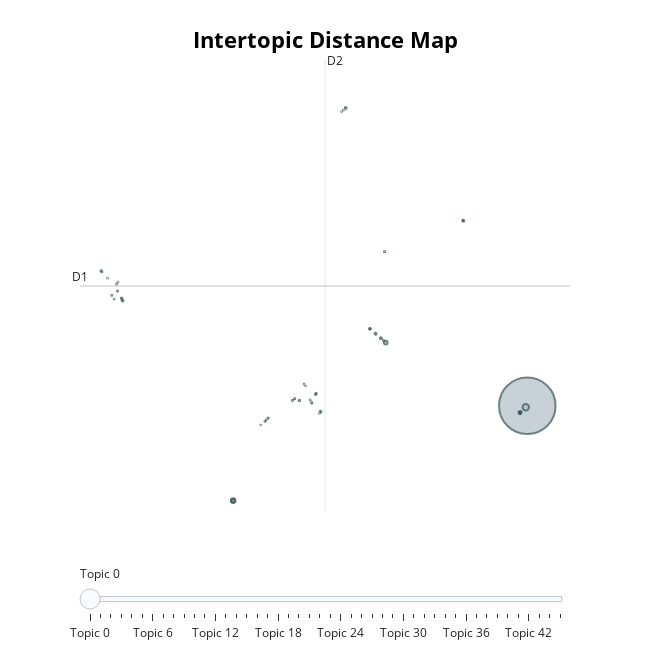

Write notebook code for a chart like this one.
### Code cell
model.visualize_topics()

### Figure 1 — Plotly figure (JSON) as saved in the notebook; plotly's stock layout.template omitted (floating-point values rounded to 4 significant figures; data arrays with more than 128 entries replaced by an {"elided": "..."} marker saying what was removed)
{"data": [{"customdata": {"elided": "46x3 mixed values"}, "hovertemplate": "<b>Topic %{customdata[0]}</b><br>Words: %{customdata[1]}<br>Size: %{customdata[2]}", "legendgroup": "", "marker": {"color": "#B0BEC5", "line": {"color": "DarkSlateGrey", "width": 2}, "size": [90278, 1148, 601, 382, 307, 248, 141, 115, 101, 101, 91, 85, 73, 69, 68, 63, 50, 42, 42, 39, 37, 37, 36, 31, 31, 27, 27, 27, 26, 26, 26, 22, 22, 21, 20, 18, 17, 17, 15, 15, 14, 13, 12, 11, 11, 10], "sizemode": "area", "sizeref": 56.42, "symbol": "circle"}, "mode": "markers", "name": "", "orientation": "v", "showlegend": false, "type": "scatter", "x": [17.3, 17.21, -0.5717, 8.702, -0.5855, 16.86, 16.88, 8.405, -7.296, 8.084, 6.269, 13.41, -7.354, -8.593, 7.741, 3.452, 4.44, 3.167, 1.549, 3.033, 8.566, 7.735, -7.605, 4.77, -7.95, 1.361, 13.41, 4.208, 4.47, -7.807, 1.429, -7.657, 4.104, 3.735, 6.121, 4.71, 8.635, 4.672, 3.83, -8.207, -8.546, 1.1, 8.63, -7.57, 6.014, 4.182], "xaxis": "x", "y": [1.393, 1.302, -4.766, 5.502, -4.79, 0.9439, 0.9729, 5.789, 8.235, 6.078, 20.75, 13.42, 8.387, 10.15, 6.393, 1.74, 2.145, 1.857, 0.5963, 1.751, 5.634, 6.398, 8.849, 1.011, 8.572, 0.3782, 13.42, 1.564, 2.194, 8.326, 0.4621, 9.311, 1.775, 2.801, 20.61, 1.051, 11.41, 0.8951, 2.679, 9.69, 10.1, 0.1384, 11.41, 9.427, 20.5, 1.631], "yaxis": "y"}], "layout": {"annotations": [{"showarrow": false, "text": "D1", "x": -9.883, "y": 9.179, "yshift": 10}, {"showarrow": false, "text": "D2", "x": 5.009, "xshift": 10, "y": 23.87}], "height": 650, "hoverlabel": {"bgcolor": "white", "font": {"family": "Rockwell", "size": 16}}, "legend": {"itemsizing": "constant", "tracegroupgap": 0}, "margin": {"t": 60}, "shapes": [{"line": {"color": "#CFD8DC", "width": 2}, "type": "line", "x0": 5.009, "x1": 5.009, "y0": -5.509, "y1": 23.87}, {"line": {"color": "#9E9E9E", "width": 2}, "type": "line", "x0": -9.883, "x1": 19.9, "y0": 9.179, "y1": 9.179}], "sliders": [{"active": 0, "pad": {"t": 50}, "steps": [{"args": [{"marker.color": [["red", "#B0BEC5", "#B0BEC5", "#B0BEC5", "#B0BEC5", "#B0BEC5", "#B0BEC5", "#B0BEC5", "#B0BEC5", "#B0BEC5", "#B0BEC5", "#B0BEC5", "#B0BEC5", "#B0BEC5", "#B0BEC5", "#B0BEC5", "#B0BEC5", "#B0BEC5", "#B0BEC5", "#B0BEC5", "#B0BEC5", "#B0BEC5", "#B0BEC5", "#B0BEC5", "#B0BEC5", "#B0BEC5", "#B0BEC5", "#B0BEC5", "#B0BEC5", "#B0BEC5", "#B0BEC5", "#B0BEC5", "#B0BEC5", "#B0BEC5", "#B0BEC5", "#B0BEC5", "#B0BEC5", "#B0BEC5", "#B0BEC5", "#B0BEC5", "#B0BEC5", "#B0BEC5", "#B0BEC5", "#B0BEC5", "#B0BEC5", "#B0BEC5"]]}], "label": "Topic 0", "method": "update"}, {"args": [{"marker.color": [["#B0BEC5", "red", "#B0BEC5", "#B0BEC5", "#B0BEC5", "#B0BEC5", "#B0BEC5", "#B0BEC5", "#B0BEC5", "#B0BEC5", "#B0BEC5", "#B0BEC5", "#B0BEC5", "#B0BEC5", "#B0BEC5", "#B0BEC5", "#B0BEC5", "#B0BEC5", "#B0BEC5", "#B0BEC5", "#B0BEC5", "#B0BEC5", "#B0BEC5", "#B0BEC5", "#B0BEC5", "#B0BEC5", "#B0BEC5", "#B0BEC5", "#B0BEC5", "#B0BEC5", "#B0BEC5", "#B0BEC5", "#B0BEC5", "#B0BEC5", "#B0BEC5", "#B0BEC5", "#B0BEC5", "#B0BEC5", "#B0BEC5", "#B0BEC5", "#B0BEC5", "#B0BEC5", "#B0BEC5", "#B0BEC5", "#B0BEC5", "#B0BEC5"]]}], "label": "Topic 1", "method": "update"}, {"args": [{"marker.color": [["#B0BEC5", "#B0BEC5", "red", "#B0BEC5", "#B0BEC5", "#B0BEC5", "#B0BEC5", "#B0BEC5", "#B0BEC5", "#B0BEC5", "#B0BEC5", "#B0BEC5", "#B0BEC5", "#B0BEC5", "#B0BEC5", "#B0BEC5", "#B0BEC5", "#B0BEC5", "#B0BEC5", "#B0BEC5", "#B0BEC5", "#B0BEC5", "#B0BEC5", "#B0BEC5", "#B0BEC5", "#B0BEC5", "#B0BEC5", "#B0BEC5", "#B0BEC5", "#B0BEC5", "#B0BEC5", "#B0BEC5", "#B0BEC5", "#B0BEC5", "#B0BEC5", "#B0BEC5", "#B0BEC5", "#B0BEC5", "#B0BEC5", "#B0BEC5", "#B0BEC5", "#B0BEC5", "#B0BEC5", "#B0BEC5", "#B0BEC5", "#B0BEC5"]]}], "label": "Topic 2", "method": "update"}, {"args": [{"marker.color": [["#B0BEC5", "#B0BEC5", "#B0BEC5", "red", "#B0BEC5", "#B0BEC5", "#B0BEC5", "#B0BEC5", "#B0BEC5", "#B0BEC5", "#B0BEC5", "#B0BEC5", "#B0BEC5", "#B0BEC5", "#B0BEC5", "#B0BEC5", "#B0BEC5", "#B0BEC5", "#B0BEC5", "#B0BEC5", "#B0BEC5", "#B0BEC5", "#B0BEC5", "#B0BEC5", "#B0BEC5", "#B0BEC5", "#B0BEC5", "#B0BEC5", "#B0BEC5", "#B0BEC5", "#B0BEC5", "#B0BEC5", "#B0BEC5", "#B0BEC5", "#B0BEC5", "#B0BEC5", "#B0BEC5", "#B0BEC5", "#B0BEC5", "#B0BEC5", "#B0BEC5", "#B0BEC5", "#B0BEC5", "#B0BEC5", "#B0BEC5", "#B0BEC5"]]}], "label": "Topic 3", "method": "update"}, {"args": [{"marker.color": [["#B0BEC5", "#B0BEC5", "#B0BEC5", "#B0BEC5", "red", "#B0BEC5", "#B0BEC5", "#B0BEC5", "#B0BEC5", "#B0BEC5", "#B0BEC5", "#B0BEC5", "#B0BEC5", "#B0BEC5", "#B0BEC5", "#B0BEC5", "#B0BEC5", "#B0BEC5", "#B0BEC5", "#B0BEC5", "#B0BEC5", "#B0BEC5", "#B0BEC5", "#B0BEC5", "#B0BEC5", "#B0BEC5", "#B0BEC5", "#B0BEC5", "#B0BEC5", "#B0BEC5", "#B0BEC5", "#B0BEC5", "#B0BEC5", "#B0BEC5", "#B0BEC5", "#B0BEC5", "#B0BEC5", "#B0BEC5", "#B0BEC5", "#B0BEC5", "#B0BEC5", "#B0BEC5", "#B0BEC5", "#B0BEC5", "#B0BEC5", "#B0BEC5"]]}], "label": "Topic 4", "method": "update"}, {"args": [{"marker.color": [["#B0BEC5", "#B0BEC5", "#B0BEC5", "#B0BEC5", "#B0BEC5", "red", "#B0BEC5", "#B0BEC5", "#B0BEC5", "#B0BEC5", "#B0BEC5", "#B0BEC5", "#B0BEC5", "#B0BEC5", "#B0BEC5", "#B0BEC5", "#B0BEC5", "#B0BEC5", "#B0BEC5", "#B0BEC5", "#B0BEC5", "#B0BEC5", "#B0BEC5", "#B0BEC5", "#B0BEC5", "#B0BEC5", "#B0BEC5", "#B0BEC5", "#B0BEC5", "#B0BEC5", "#B0BEC5", "#B0BEC5", "#B0BEC5", "#B0BEC5", "#B0BEC5", "#B0BEC5", "#B0BEC5", "#B0BEC5", "#B0BEC5", "#B0BEC5", "#B0BEC5", "#B0BEC5", "#B0BEC5", "#B0BEC5", "#B0BEC5", "#B0BEC5"]]}], "label": "Topic 5", "method": "update"}, {"args": [{"marker.color": [["#B0BEC5", "#B0BEC5", "#B0BEC5", "#B0BEC5", "#B0BEC5", "#B0BEC5", "red", "#B0BEC5", "#B0BEC5", "#B0BEC5", "#B0BEC5", "#B0BEC5", "#B0BEC5", "#B0BEC5", "#B0BEC5", "#B0BEC5", "#B0BEC5", "#B0BEC5", "#B0BEC5", "#B0BEC5", "#B0BEC5", "#B0BEC5", "#B0BEC5", "#B0BEC5", "#B0BEC5", "#B0BEC5", "#B0BEC5", "#B0BEC5", "#B0BEC5", "#B0BEC5", "#B0BEC5", "#B0BEC5", "#B0BEC5", "#B0BEC5", "#B0BEC5", "#B0BEC5", "#B0BEC5", "#B0BEC5", "#B0BEC5", "#B0BEC5", "#B0BEC5", "#B0BEC5", "#B0BEC5", "#B0BEC5", "#B0BEC5", "#B0BEC5"]]}], "label": "Topic 6", "method": "update"}, {"args": [{"marker.color": [["#B0BEC5", "#B0BEC5", "#B0BEC5", "#B0BEC5", "#B0BEC5", "#B0BEC5", "#B0BEC5", "red", "#B0BEC5", "#B0BEC5", "#B0BEC5", "#B0BEC5", "#B0BEC5", "#B0BEC5", "#B0BEC5", "#B0BEC5", "#B0BEC5", "#B0BEC5", "#B0BEC5", "#B0BEC5", "#B0BEC5", "#B0BEC5", "#B0BEC5", "#B0BEC5", "#B0BEC5", "#B0BEC5", "#B0BEC5", "#B0BEC5", "#B0BEC5", "#B0BEC5", "#B0BEC5", "#B0BEC5", "#B0BEC5", "#B0BEC5", "#B0BEC5", "#B0BEC5", "#B0BEC5", "#B0BEC5", "#B0BEC5", "#B0BEC5", "#B0BEC5", "#B0BEC5", "#B0BEC5", "#B0BEC5", "#B0BEC5", "#B0BEC5"]]}], "label": "Topic 7", "method": "update"}, {"args": [{"marker.color": [["#B0BEC5", "#B0BEC5", "#B0BEC5", "#B0BEC5", "#B0BEC5", "#B0BEC5", "#B0BEC5", "#B0BEC5", "red", "#B0BEC5", "#B0BEC5", "#B0BEC5", "#B0BEC5", "#B0BEC5", "#B0BEC5", "#B0BEC5", "#B0BEC5", "#B0BEC5", "#B0BEC5", "#B0BEC5", "#B0BEC5", "#B0BEC5", "#B0BEC5", "#B0BEC5", "#B0BEC5", "#B0BEC5", "#B0BEC5", "#B0BEC5", "#B0BEC5", "#B0BEC5", "#B0BEC5", "#B0BEC5", "#B0BEC5", "#B0BEC5", "#B0BEC5", "#B0BEC5", "#B0BEC5", "#B0BEC5", "#B0BEC5", "#B0BEC5", "#B0BEC5", "#B0BEC5", "#B0BEC5", "#B0BEC5", "#B0BEC5", "#B0BEC5"]]}], "label": "Topic 8", "method": "update"}, {"args": [{"marker.color": [["#B0BEC5", "#B0BEC5", "#B0BEC5", "#B0BEC5", "#B0BEC5", "#B0BEC5", "#B0BEC5", "#B0BEC5", "#B0BEC5", "red", "#B0BEC5", "#B0BEC5", "#B0BEC5", "#B0BEC5", "#B0BEC5", "#B0BEC5", "#B0BEC5", "#B0BEC5", "#B0BEC5", "#B0BEC5", "#B0BEC5", "#B0BEC5", "#B0BEC5", "#B0BEC5", "#B0BEC5", "#B0BEC5", "#B0BEC5", "#B0BEC5", "#B0BEC5", "#B0BEC5", "#B0BEC5", "#B0BEC5", "#B0BEC5", "#B0BEC5", "#B0BEC5", "#B0BEC5", "#B0BEC5", "#B0BEC5", "#B0BEC5", "#B0BEC5", "#B0BEC5", "#B0BEC5", "#B0BEC5", "#B0BEC5", "#B0BEC5", "#B0BEC5"]]}], "label": "Topic 9", "method": "update"}, {"args": [{"marker.color": [["#B0BEC5", "#B0BEC5", "#B0BEC5", "#B0BEC5", "#B0BEC5", "#B0BEC5", "#B0BEC5", "#B0BEC5", "#B0BEC5", "#B0BEC5", "red", "#B0BEC5", "#B0BEC5", "#B0BEC5", "#B0BEC5", "#B0BEC5", "#B0BEC5", "#B0BEC5", "#B0BEC5", "#B0BEC5", "#B0BEC5", "#B0BEC5", "#B0BEC5", "#B0BEC5", "#B0BEC5", "#B0BEC5", "#B0BEC5", "#B0BEC5", "#B0BEC5", "#B0BEC5", "#B0BEC5", "#B0BEC5", "#B0BEC5", "#B0BEC5", "#B0BEC5", "#B0BEC5", "#B0BEC5", "#B0BEC5", "#B0BEC5", "#B0BEC5", "#B0BEC5", "#B0BEC5", "#B0BEC5", "#B0BEC5", "#B0BEC5", "#B0BEC5"]]}], "label": "Topic 10", "method": "update"}, {"args": [{"marker.color": [["#B0BEC5", "#B0BEC5", "#B0BEC5", "#B0BEC5", "#B0BEC5", "#B0BEC5", "#B0BEC5", "#B0BEC5", "#B0BEC5", "#B0BEC5", "#B0BEC5", "red", "#B0BEC5", "#B0BEC5", "#B0BEC5", "#B0BEC5", "#B0BEC5", "#B0BEC5", "#B0BEC5", "#B0BEC5", "#B0BEC5", "#B0BEC5", "#B0BEC5", "#B0BEC5", "#B0BEC5", "#B0BEC5", "#B0BEC5", "#B0BEC5", "#B0BEC5", "#B0BEC5", "#B0BEC5", "#B0BEC5", "#B0BEC5", "#B0BEC5", "#B0BEC5", "#B0BEC5", "#B0BEC5", "#B0BEC5", "#B0BEC5", "#B0BEC5", "#B0BEC5", "#B0BEC5", "#B0BEC5", "#B0BEC5", "#B0BEC5", "#B0BEC5"]]}], "label": "Topic 11", "method": "update"}, {"args": [{"marker.color": [["#B0BEC5", "#B0BEC5", "#B0BEC5", "#B0BEC5", "#B0BEC5", "#B0BEC5", "#B0BEC5", "#B0BEC5", "#B0BEC5", "#B0BEC5", "#B0BEC5", "#B0BEC5", "red", "#B0BEC5", "#B0BEC5", "#B0BEC5", "#B0BEC5", "#B0BEC5", "#B0BEC5", "#B0BEC5", "#B0BEC5", "#B0BEC5", "#B0BEC5", "#B0BEC5", "#B0BEC5", "#B0BEC5", "#B0BEC5", "#B0BEC5", "#B0BEC5", "#B0BEC5", "#B0BEC5", "#B0BEC5", "#B0BEC5", "#B0BEC5", "#B0BEC5", "#B0BEC5", "#B0BEC5", "#B0BEC5", "#B0BEC5", "#B0BEC5", "#B0BEC5", "#B0BEC5", "#B0BEC5", "#B0BEC5", "#B0BEC5", "#B0BEC5"]]}], "label": "Topic 12", "method": "update"}, {"args": [{"marker.color": [["#B0BEC5", "#B0BEC5", "#B0BEC5", "#B0BEC5", "#B0BEC5", "#B0BEC5", "#B0BEC5", "#B0BEC5", "#B0BEC5", "#B0BEC5", "#B0BEC5", "#B0BEC5", "#B0BEC5", "red", "#B0BEC5", "#B0BEC5", "#B0BEC5", "#B0BEC5", "#B0BEC5", "#B0BEC5", "#B0BEC5", "#B0BEC5", "#B0BEC5", "#B0BEC5", "#B0BEC5", "#B0BEC5", "#B0BEC5", "#B0BEC5", "#B0BEC5", "#B0BEC5", "#B0BEC5", "#B0BEC5", "#B0BEC5", "#B0BEC5", "#B0BEC5", "#B0BEC5", "#B0BEC5", "#B0BEC5", "#B0BEC5", "#B0BEC5", "#B0BEC5", "#B0BEC5", "#B0BEC5", "#B0BEC5", "#B0BEC5", "#B0BEC5"]]}], "label": "Topic 13", "method": "update"}, {"args": [{"marker.color": [["#B0BEC5", "#B0BEC5", "#B0BEC5", "#B0BEC5", "#B0BEC5", "#B0BEC5", "#B0BEC5", "#B0BEC5", "#B0BEC5", "#B0BEC5", "#B0BEC5", "#B0BEC5", "#B0BEC5", "#B0BEC5", "red", "#B0BEC5", "#B0BEC5", "#B0BEC5", "#B0BEC5", "#B0BEC5", "#B0BEC5", "#B0BEC5", "#B0BEC5", "#B0BEC5", "#B0BEC5", "#B0BEC5", "#B0BEC5", "#B0BEC5", "#B0BEC5", "#B0BEC5", "#B0BEC5", "#B0BEC5", "#B0BEC5", "#B0BEC5", "#B0BEC5", "#B0BEC5", "#B0BEC5", "#B0BEC5", "#B0BEC5", "#B0BEC5", "#B0BEC5", "#B0BEC5", "#B0BEC5", "#B0BEC5", "#B0BEC5", "#B0BEC5"]]}], "label": "Topic 14", "method": "update"}, {"args": [{"marker.color": [["#B0BEC5", "#B0BEC5", "#B0BEC5", "#B0BEC5", "#B0BEC5", "#B0BEC5", "#B0BEC5", "#B0BEC5", "#B0BEC5", "#B0BEC5", "#B0BEC5", "#B0BEC5", "#B0BEC5", "#B0BEC5", "#B0BEC5", "red", "#B0BEC5", "#B0BEC5", "#B0BEC5", "#B0BEC5", "#B0BEC5", "#B0BEC5", "#B0BEC5", "#B0BEC5", "#B0BEC5", "#B0BEC5", "#B0BEC5", "#B0BEC5", "#B0BEC5", "#B0BEC5", "#B0BEC5", "#B0BEC5", "#B0BEC5", "#B0BEC5", "#B0BEC5", "#B0BEC5", "#B0BEC5", "#B0BEC5", "#B0BEC5", "#B0BEC5", "#B0BEC5", "#B0BEC5", "#B0BEC5", "#B0BEC5", "#B0BEC5", "#B0BEC5"]]}], "label": "Topic 15", "method": "update"}, {"args": [{"marker.color": [["#B0BEC5", "#B0BEC5", "#B0BEC5", "#B0BEC5", "#B0BEC5", "#B0BEC5", "#B0BEC5", "#B0BEC5", "#B0BEC5", "#B0BEC5", "#B0BEC5", "#B0BEC5", "#B0BEC5", "#B0BEC5", "#B0BEC5", "#B0BEC5", "red", "#B0BEC5", "#B0BEC5", "#B0BEC5", "#B0BEC5", "#B0BEC5", "#B0BEC5", "#B0BEC5", "#B0BEC5", "#B0BEC5", "#B0BEC5", "#B0BEC5", "#B0BEC5", "#B0BEC5", "#B0BEC5", "#B0BEC5", "#B0BEC5", "#B0BEC5", "#B0BEC5", "#B0BEC5", "#B0BEC5", "#B0BEC5", "#B0BEC5", "#B0BEC5", "#B0BEC5", "#B0BEC5", "#B0BEC5", "#B0BEC5", "#B0BEC5", "#B0BEC5"]]}], "label": "Topic 16", "method": "update"}, {"args": [{"marker.color": [["#B0BEC5", "#B0BEC5", "#B0BEC5", "#B0BEC5", "#B0BEC5", "#B0BEC5", "#B0BEC5", "#B0BEC5", "#B0BEC5", "#B0BEC5", "#B0BEC5", "#B0BEC5", "#B0BEC5", "#B0BEC5", "#B0BEC5", "#B0BEC5", "#B0BEC5", "red", "#B0BEC5", "#B0BEC5", "#B0BEC5", "#B0BEC5", "#B0BEC5", "#B0BEC5", "#B0BEC5", "#B0BEC5", "#B0BEC5", "#B0BEC5", "#B0BEC5", "#B0BEC5", "#B0BEC5", "#B0BEC5", "#B0BEC5", "#B0BEC5", "#B0BEC5", "#B0BEC5", "#B0BEC5", "#B0BEC5", "#B0BEC5", "#B0BEC5", "#B0BEC5", "#B0BEC5", "#B0BEC5", "#B0BEC5", "#B0BEC5", "#B0BEC5"]]}], "label": "Topic 17", "method": "update"}, {"args": [{"marker.color": [["#B0BEC5", "#B0BEC5", "#B0BEC5", "#B0BEC5", "#B0BEC5", "#B0BEC5", "#B0BEC5", "#B0BEC5", "#B0BEC5", "#B0BEC5", "#B0BEC5", "#B0BEC5", "#B0BEC5", "#B0BEC5", "#B0BEC5", "#B0BEC5", "#B0BEC5", "#B0BEC5", "red", "#B0BEC5", "#B0BEC5", "#B0BEC5", "#B0BEC5", "#B0BEC5", "#B0BEC5", "#B0BEC5", "#B0BEC5", "#B0BEC5", "#B0BEC5", "#B0BEC5", "#B0BEC5", "#B0BEC5", "#B0BEC5", "#B0BEC5", "#B0BEC5", "#B0BEC5", "#B0BEC5", "#B0BEC5", "#B0BEC5", "#B0BEC5", "#B0BEC5", "#B0BEC5", "#B0BEC5", "#B0BEC5", "#B0BEC5", "#B0BEC5"]]}], "label": "Topic 18", "method": "update"}, {"args": [{"marker.color": [["#B0BEC5", "#B0BEC5", "#B0BEC5", "#B0BEC5", "#B0BEC5", "#B0BEC5", "#B0BEC5", "#B0BEC5", "#B0BEC5", "#B0BEC5", "#B0BEC5", "#B0BEC5", "#B0BEC5", "#B0BEC5", "#B0BEC5", "#B0BEC5", "#B0BEC5", "#B0BEC5", "#B0BEC5", "red", "#B0BEC5", "#B0BEC5", "#B0BEC5", "#B0BEC5", "#B0BEC5", "#B0BEC5", "#B0BEC5", "#B0BEC5", "#B0BEC5", "#B0BEC5", "#B0BEC5", "#B0BEC5", "#B0BEC5", "#B0BEC5", "#B0BEC5", "#B0BEC5", "#B0BEC5", "#B0BEC5", "#B0BEC5", "#B0BEC5", "#B0BEC5", "#B0BEC5", "#B0BEC5", "#B0BEC5", "#B0BEC5", "#B0BEC5"]]}], "label": "Topic 19", "method": "update"}, {"args": [{"marker.color": [["#B0BEC5", "#B0BEC5", "#B0BEC5", "#B0BEC5", "#B0BEC5", "#B0BEC5", "#B0BEC5", "#B0BEC5", "#B0BEC5", "#B0BEC5", "#B0BEC5", "#B0BEC5", "#B0BEC5", "#B0BEC5", "#B0BEC5", "#B0BEC5", "#B0BEC5", "#B0BEC5", "#B0BEC5", "#B0BEC5", "red", "#B0BEC5", "#B0BEC5", "#B0BEC5", "#B0BEC5", "#B0BEC5", "#B0BEC5", "#B0BEC5", "#B0BEC5", "#B0BEC5", "#B0BEC5", "#B0BEC5", "#B0BEC5", "#B0BEC5", "#B0BEC5", "#B0BEC5", "#B0BEC5", "#B0BEC5", "#B0BEC5", "#B0BEC5", "#B0BEC5", "#B0BEC5", "#B0BEC5", "#B0BEC5", "#B0BEC5", "#B0BEC5"]]}], "label": "Topic 20", "method": "update"}, {"args": [{"marker.color": [["#B0BEC5", "#B0BEC5", "#B0BEC5", "#B0BEC5", "#B0BEC5", "#B0BEC5", "#B0BEC5", "#B0BEC5", "#B0BEC5", "#B0BEC5", "#B0BEC5", "#B0BEC5", "#B0BEC5", "#B0BEC5", "#B0BEC5", "#B0BEC5", "#B0BEC5", "#B0BEC5", "#B0BEC5", "#B0BEC5", "#B0BEC5", "red", "#B0BEC5", "#B0BEC5", "#B0BEC5", "#B0BEC5", "#B0BEC5", "#B0BEC5", "#B0BEC5", "#B0BEC5", "#B0BEC5", "#B0BEC5", "#B0BEC5", "#B0BEC5", "#B0BEC5", "#B0BEC5", "#B0BEC5", "#B0BEC5", "#B0BEC5", "#B0BEC5", "#B0BEC5", "#B0BEC5", "#B0BEC5", "#B0BEC5", "#B0BEC5", "#B0BEC5"]]}], "label": "Topic 21", "method": "update"}, {"args": [{"marker.color": [["#B0BEC5", "#B0BEC5", "#B0BEC5", "#B0BEC5", "#B0BEC5", "#B0BEC5", "#B0BEC5", "#B0BEC5", "#B0BEC5", "#B0BEC5", "#B0BEC5", "#B0BEC5", "#B0BEC5", "#B0BEC5", "#B0BEC5", "#B0BEC5", "#B0BEC5", "#B0BEC5", "#B0BEC5", "#B0BEC5", "#B0BEC5", "#B0BEC5", "red", "#B0BEC5", "#B0BEC5", "#B0BEC5", "#B0BEC5", "#B0BEC5", "#B0BEC5", "#B0BEC5", "#B0BEC5", "#B0BEC5", "#B0BEC5", "#B0BEC5", "#B0BEC5", "#B0BEC5", "#B0BEC5", "#B0BEC5", "#B0BEC5", "#B0BEC5", "#B0BEC5", "#B0BEC5", "#B0BEC5", "#B0BEC5", "#B0BEC5", "#B0BEC5"]]}], "label": "Topic 22", "method": "update"}, {"args": [{"marker.color": [["#B0BEC5", "#B0BEC5", "#B0BEC5", "#B0BEC5", "#B0BEC5", "#B0BEC5", "#B0BEC5", "#B0BEC5", "#B0BEC5", "#B0BEC5", "#B0BEC5", "#B0BEC5", "#B0BEC5", "#B0BEC5", "#B0BEC5", "#B0BEC5", "#B0BEC5", "#B0BEC5", "#B0BEC5", "#B0BEC5", "#B0BEC5", "#B0BEC5", "#B0BEC5", "red", "#B0BEC5", "#B0BEC5", "#B0BEC5", "#B0BEC5", "#B0BEC5", "#B0BEC5", "#B0BEC5", "#B0BEC5", "#B0BEC5", "#B0BEC5", "#B0BEC5", "#B0BEC5", "#B0BEC5", "#B0BEC5", "#B0BEC5", "#B0BEC5", "#B0BEC5", "#B0BEC5", "#B0BEC5", "#B0BEC5", "#B0BEC5", "#B0BEC5"]]}], "label": "Topic 23", "method": "update"}, {"args": [{"marker.color": [["#B0BEC5", "#B0BEC5", "#B0BEC5", "#B0BEC5", "#B0BEC5", "#B0BEC5", "#B0BEC5", "#B0BEC5", "#B0BEC5", "#B0BEC5", "#B0BEC5", "#B0BEC5", "#B0BEC5", "#B0BEC5", "#B0BEC5", "#B0BEC5", "#B0BEC5", "#B0BEC5", "#B0BEC5", "#B0BEC5", "#B0BEC5", "#B0BEC5", "#B0BEC5", "#B0BEC5", "red", "#B0BEC5", "#B0BEC5", "#B0BEC5", "#B0BEC5", "#B0BEC5", "#B0BEC5", "#B0BEC5", "#B0BEC5", "#B0BEC5", "#B0BEC5", "#B0BEC5", "#B0BEC5", "#B0BEC5", "#B0BEC5", "#B0BEC5", "#B0BEC5", "#B0BEC5", "#B0BEC5", "#B0BEC5", "#B0BEC5", "#B0BEC5"]]}], "label": "Topic 24", "method": "update"}, {"args": [{"marker.color": [["#B0BEC5", "#B0BEC5", "#B0BEC5", "#B0BEC5", "#B0BEC5", "#B0BEC5", "#B0BEC5", "#B0BEC5", "#B0BEC5", "#B0BEC5", "#B0BEC5", "#B0BEC5", "#B0BEC5", "#B0BEC5", "#B0BEC5", "#B0BEC5", "#B0BEC5", "#B0BEC5", "#B0BEC5", "#B0BEC5", "#B0BEC5", "#B0BEC5", "#B0BEC5", "#B0BEC5", "#B0BEC5", "red", "#B0BEC5", "#B0BEC5", "#B0BEC5", "#B0BEC5", "#B0BEC5", "#B0BEC5", "#B0BEC5", "#B0BEC5", "#B0BEC5", "#B0BEC5", "#B0BEC5", "#B0BEC5", "#B0BEC5", "#B0BEC5", "#B0BEC5", "#B0BEC5", "#B0BEC5", "#B0BEC5", "#B0BEC5", "#B0BEC5"]]}], "label": "Topic 25", "method": "update"}, {"args": [{"marker.color": [["#B0BEC5", "#B0BEC5", "#B0BEC5", "#B0BEC5", "#B0BEC5", "#B0BEC5", "#B0BEC5", "#B0BEC5", "#B0BEC5", "#B0BEC5", "#B0BEC5", "#B0BEC5", "#B0BEC5", "#B0BEC5", "#B0BEC5", "#B0BEC5", "#B0BEC5", "#B0BEC5", "#B0BEC5", "#B0BEC5", "#B0BEC5", "#B0BEC5", "#B0BEC5", "#B0BEC5", "#B0BEC5", "#B0BEC5", "red", "#B0BEC5", "#B0BEC5", "#B0BEC5", "#B0BEC5", "#B0BEC5", "#B0BEC5", "#B0BEC5", "#B0BEC5", "#B0BEC5", "#B0BEC5", "#B0BEC5", "#B0BEC5", "#B0BEC5", "#B0BEC5", "#B0BEC5", "#B0BEC5", "#B0BEC5", "#B0BEC5", "#B0BEC5"]]}], "label": "Topic 26", "method": "update"}, {"args": [{"marker.color": [["#B0BEC5", "#B0BEC5", "#B0BEC5", "#B0BEC5", "#B0BEC5", "#B0BEC5", "#B0BEC5", "#B0BEC5", "#B0BEC5", "#B0BEC5", "#B0BEC5", "#B0BEC5", "#B0BEC5", "#B0BEC5", "#B0BEC5", "#B0BEC5", "#B0BEC5", "#B0BEC5", "#B0BEC5", "#B0BEC5", "#B0BEC5", "#B0BEC5", "#B0BEC5", "#B0BEC5", "#B0BEC5", "#B0BEC5", "#B0BEC5", "red", "#B0BEC5", "#B0BEC5", "#B0BEC5", "#B0BEC5", "#B0BEC5", "#B0BEC5", "#B0BEC5", "#B0BEC5", "#B0BEC5", "#B0BEC5", "#B0BEC5", "#B0BEC5", "#B0BEC5", "#B0BEC5", "#B0BEC5", "#B0BEC5", "#B0BEC5", "#B0BEC5"]]}], "label": "Topic 27", "method": "update"}, {"args": [{"marker.color": [["#B0BEC5", "#B0BEC5", "#B0BEC5", "#B0BEC5", "#B0BEC5", "#B0BEC5", "#B0BEC5", "#B0BEC5", "#B0BEC5", "#B0BEC5", "#B0BEC5", "#B0BEC5", "#B0BEC5", "#B0BEC5", "#B0BEC5", "#B0BEC5", "#B0BEC5", "#B0BEC5", "#B0BEC5", "#B0BEC5", "#B0BEC5", "#B0BEC5", "#B0BEC5", "#B0BEC5", "#B0BEC5", "#B0BEC5", "#B0BEC5", "#B0BEC5", "red", "#B0BEC5", "#B0BEC5", "#B0BEC5", "#B0BEC5", "#B0BEC5", "#B0BEC5", "#B0BEC5", "#B0BEC5", "#B0BEC5", "#B0BEC5", "#B0BEC5", "#B0BEC5", "#B0BEC5", "#B0BEC5", "#B0BEC5", "#B0BEC5", "#B0BEC5"]]}], "label": "Topic 28", "method": "update"}, {"args": [{"marker.color": [["#B0BEC5", "#B0BEC5", "#B0BEC5", "#B0BEC5", "#B0BEC5", "#B0BEC5", "#B0BEC5", "#B0BEC5", "#B0BEC5", "#B0BEC5", "#B0BEC5", "#B0BEC5", "#B0BEC5", "#B0BEC5", "#B0BEC5", "#B0BEC5", "#B0BEC5", "#B0BEC5", "#B0BEC5", "#B0BEC5", "#B0BEC5", "#B0BEC5", "#B0BEC5", "#B0BEC5", "#B0BEC5", "#B0BEC5", "#B0BEC5", "#B0BEC5", "#B0BEC5", "red", "#B0BEC5", "#B0BEC5", "#B0BEC5", "#B0BEC5", "#B0BEC5", "#B0BEC5", "#B0BEC5", "#B0BEC5", "#B0BEC5", "#B0BEC5", "#B0BEC5", "#B0BEC5", "#B0BEC5", "#B0BEC5", "#B0BEC5", "#B0BEC5"]]}], "label": "Topic 29", "method": "update"}, {"args": [{"marker.color": [["#B0BEC5", "#B0BEC5", "#B0BEC5", "#B0BEC5", "#B0BEC5", "#B0BEC5", "#B0BEC5", "#B0BEC5", "#B0BEC5", "#B0BEC5", "#B0BEC5", "#B0BEC5", "#B0BEC5", "#B0BEC5", "#B0BEC5", "#B0BEC5", "#B0BEC5", "#B0BEC5", "#B0BEC5", "#B0BEC5", "#B0BEC5", "#B0BEC5", "#B0BEC5", "#B0BEC5", "#B0BEC5", "#B0BEC5", "#B0BEC5", "#B0BEC5", "#B0BEC5", "#B0BEC5", "red", "#B0BEC5", "#B0BEC5", "#B0BEC5", "#B0BEC5", "#B0BEC5", "#B0BEC5", "#B0BEC5", "#B0BEC5", "#B0BEC5", "#B0BEC5", "#B0BEC5", "#B0BEC5", "#B0BEC5", "#B0BEC5", "#B0BEC5"]]}], "label": "Topic 30", "method": "update"}, {"args": [{"marker.color": [["#B0BEC5", "#B0BEC5", "#B0BEC5", "#B0BEC5", "#B0BEC5", "#B0BEC5", "#B0BEC5", "#B0BEC5", "#B0BEC5", "#B0BEC5", "#B0BEC5", "#B0BEC5", "#B0BEC5", "#B0BEC5", "#B0BEC5", "#B0BEC5", "#B0BEC5", "#B0BEC5", "#B0BEC5", "#B0BEC5", "#B0BEC5", "#B0BEC5", "#B0BEC5", "#B0BEC5", "#B0BEC5", "#B0BEC5", "#B0BEC5", "#B0BEC5", "#B0BEC5", "#B0BEC5", "#B0BEC5", "red", "#B0BEC5", "#B0BEC5", "#B0BEC5", "#B0BEC5", "#B0BEC5", "#B0BEC5", "#B0BEC5", "#B0BEC5", "#B0BEC5", "#B0BEC5", "#B0BEC5", "#B0BEC5", "#B0BEC5", "#B0BEC5"]]}], "label": "Topic 31", "method": "update"}, {"args": [{"marker.color": [["#B0BEC5", "#B0BEC5", "#B0BEC5", "#B0BEC5", "#B0BEC5", "#B0BEC5", "#B0BEC5", "#B0BEC5", "#B0BEC5", "#B0BEC5", "#B0BEC5", "#B0BEC5", "#B0BEC5", "#B0BEC5", "#B0BEC5", "#B0BEC5", "#B0BEC5", "#B0BEC5", "#B0BEC5", "#B0BEC5", "#B0BEC5", "#B0BEC5", "#B0BEC5", "#B0BEC5", "#B0BEC5", "#B0BEC5", "#B0BEC5", "#B0BEC5", "#B0BEC5", "#B0BEC5", "#B0BEC5", "#B0BEC5", "red", "#B0BEC5", "#B0BEC5", "#B0BEC5", "#B0BEC5", "#B0BEC5", "#B0BEC5", "#B0BEC5", "#B0BEC5", "#B0BEC5", "#B0BEC5", "#B0BEC5", "#B0BEC5", "#B0BEC5"]]}], "label": "Topic 32", "method": "update"}, {"args": [{"marker.color": [["#B0BEC5", "#B0BEC5", "#B0BEC5", "#B0BEC5", "#B0BEC5", "#B0BEC5", "#B0BEC5", "#B0BEC5", "#B0BEC5", "#B0BEC5", "#B0BEC5", "#B0BEC5", "#B0BEC5", "#B0BEC5", "#B0BEC5", "#B0BEC5", "#B0BEC5", "#B0BEC5", "#B0BEC5", "#B0BEC5", "#B0BEC5", "#B0BEC5", "#B0BEC5", "#B0BEC5", "#B0BEC5", "#B0BEC5", "#B0BEC5", "#B0BEC5", "#B0BEC5", "#B0BEC5", "#B0BEC5", "#B0BEC5", "#B0BEC5", "red", "#B0BEC5", "#B0BEC5", "#B0BEC5", "#B0BEC5", "#B0BEC5", "#B0BEC5", "#B0BEC5", "#B0BEC5", "#B0BEC5", "#B0BEC5", "#B0BEC5", "#B0BEC5"]]}], "label": "Topic 33", "method": "update"}, {"args": [{"marker.color": [["#B0BEC5", "#B0BEC5", "#B0BEC5", "#B0BEC5", "#B0BEC5", "#B0BEC5", "#B0BEC5", "#B0BEC5", "#B0BEC5", "#B0BEC5", "#B0BEC5", "#B0BEC5", "#B0BEC5", "#B0BEC5", "#B0BEC5", "#B0BEC5", "#B0BEC5", "#B0BEC5", "#B0BEC5", "#B0BEC5", "#B0BEC5", "#B0BEC5", "#B0BEC5", "#B0BEC5", "#B0BEC5", "#B0BEC5", "#B0BEC5", "#B0BEC5", "#B0BEC5", "#B0BEC5", "#B0BEC5", "#B0BEC5", "#B0BEC5", "#B0BEC5", "red", "#B0BEC5", "#B0BEC5", "#B0BEC5", "#B0BEC5", "#B0BEC5", "#B0BEC5", "#B0BEC5", "#B0BEC5", "#B0BEC5", "#B0BEC5", "#B0BEC5"]]}], "label": "Topic 34", "method": "update"}, {"args": [{"marker.color": [["#B0BEC5", "#B0BEC5", "#B0BEC5", "#B0BEC5", "#B0BEC5", "#B0BEC5", "#B0BEC5", "#B0BEC5", "#B0BEC5", "#B0BEC5", "#B0BEC5", "#B0BEC5", "#B0BEC5", "#B0BEC5", "#B0BEC5", "#B0BEC5", "#B0BEC5", "#B0BEC5", "#B0BEC5", "#B0BEC5", "#B0BEC5", "#B0BEC5", "#B0BEC5", "#B0BEC5", "#B0BEC5", "#B0BEC5", "#B0BEC5", "#B0BEC5", "#B0BEC5", "#B0BEC5", "#B0BEC5", "#B0BEC5", "#B0BEC5", "#B0BEC5", "#B0BEC5", "red", "#B0BEC5", "#B0BEC5", "#B0BEC5", "#B0BEC5", "#B0BEC5", "#B0BEC5", "#B0BEC5", "#B0BEC5", "#B0BEC5", "#B0BEC5"]]}], "label": "Topic 35", "method": "update"}, {"args": [{"marker.color": [["#B0BEC5", "#B0BEC5", "#B0BEC5", "#B0BEC5", "#B0BEC5", "#B0BEC5", "#B0BEC5", "#B0BEC5", "#B0BEC5", "#B0BEC5", "#B0BEC5", "#B0BEC5", "#B0BEC5", "#B0BEC5", "#B0BEC5", "#B0BEC5", "#B0BEC5", "#B0BEC5", "#B0BEC5", "#B0BEC5", "#B0BEC5", "#B0BEC5", "#B0BEC5", "#B0BEC5", "#B0BEC5", "#B0BEC5", "#B0BEC5", "#B0BEC5", "#B0BEC5", "#B0BEC5", "#B0BEC5", "#B0BEC5", "#B0BEC5", "#B0BEC5", "#B0BEC5", "#B0BEC5", "red", "#B0BEC5", "#B0BEC5", "#B0BEC5", "#B0BEC5", "#B0BEC5", "#B0BEC5", "#B0BEC5", "#B0BEC5", "#B0BEC5"]]}], "label": "Topic 36", "method": "update"}, {"args": [{"marker.color": [["#B0BEC5", "#B0BEC5", "#B0BEC5", "#B0BEC5", "#B0BEC5", "#B0BEC5", "#B0BEC5", "#B0BEC5", "#B0BEC5", "#B0BEC5", "#B0BEC5", "#B0BEC5", "#B0BEC5", "#B0BEC5", "#B0BEC5", "#B0BEC5", "#B0BEC5", "#B0BEC5", "#B0BEC5", "#B0BEC5", "#B0BEC5", "#B0BEC5", "#B0BEC5", "#B0BEC5", "#B0BEC5", "#B0BEC5", "#B0BEC5", "#B0BEC5", "#B0BEC5", "#B0BEC5", "#B0BEC5", "#B0BEC5", "#B0BEC5", "#B0BEC5", "#B0BEC5", "#B0BEC5", "#B0BEC5", "red", "#B0BEC5", "#B0BEC5", "#B0BEC5", "#B0BEC5", "#B0BEC5", "#B0BEC5", "#B0BEC5", "#B0BEC5"]]}], "label": "Topic 37", "method": "update"}, {"args": [{"marker.color": [["#B0BEC5", "#B0BEC5", "#B0BEC5", "#B0BEC5", "#B0BEC5", "#B0BEC5", "#B0BEC5", "#B0BEC5", "#B0BEC5", "#B0BEC5", "#B0BEC5", "#B0BEC5", "#B0BEC5", "#B0BEC5", "#B0BEC5", "#B0BEC5", "#B0BEC5", "#B0BEC5", "#B0BEC5", "#B0BEC5", "#B0BEC5", "#B0BEC5", "#B0BEC5", "#B0BEC5", "#B0BEC5", "#B0BEC5", "#B0BEC5", "#B0BEC5", "#B0BEC5", "#B0BEC5", "#B0BEC5", "#B0BEC5", "#B0BEC5", "#B0BEC5", "#B0BEC5", "#B0BEC5", "#B0BEC5", "#B0BEC5", "red", "#B0BEC5", "#B0BEC5", "#B0BEC5", "#B0BEC5", "#B0BEC5", "#B0BEC5", "#B0BEC5"]]}], "label": "Topic 38", "method": "update"}, {"args": [{"marker.color": [["#B0BEC5", "#B0BEC5", "#B0BEC5", "#B0BEC5", "#B0BEC5", "#B0BEC5", "#B0BEC5", "#B0BEC5", "#B0BEC5", "#B0BEC5", "#B0BEC5", "#B0BEC5", "#B0BEC5", "#B0BEC5", "#B0BEC5", "#B0BEC5", "#B0BEC5", "#B0BEC5", "#B0BEC5", "#B0BEC5", "#B0BEC5", "#B0BEC5", "#B0BEC5", "#B0BEC5", "#B0BEC5", "#B0BEC5", "#B0BEC5", "#B0BEC5", "#B0BEC5", "#B0BEC5", "#B0BEC5", "#B0BEC5", "#B0BEC5", "#B0BEC5", "#B0BEC5", "#B0BEC5", "#B0BEC5", "#B0BEC5", "#B0BEC5", "red", "#B0BEC5", "#B0BEC5", "#B0BEC5", "#B0BEC5", "#B0BEC5", "#B0BEC5"]]}], "label": "Topic 39", "method": "update"}, {"args": [{"marker.color": [["#B0BEC5", "#B0BEC5", "#B0BEC5", "#B0BEC5", "#B0BEC5", "#B0BEC5", "#B0BEC5", "#B0BEC5", "#B0BEC5", "#B0BEC5", "#B0BEC5", "#B0BEC5", "#B0BEC5", "#B0BEC5", "#B0BEC5", "#B0BEC5", "#B0BEC5", "#B0BEC5", "#B0BEC5", "#B0BEC5", "#B0BEC5", "#B0BEC5", "#B0BEC5", "#B0BEC5", "#B0BEC5", "#B0BEC5", "#B0BEC5", "#B0BEC5", "#B0BEC5", "#B0BEC5", "#B0BEC5", "#B0BEC5", "#B0BEC5", "#B0BEC5", "#B0BEC5", "#B0BEC5", "#B0BEC5", "#B0BEC5", "#B0BEC5", "#B0BEC5", "red", "#B0BEC5", "#B0BEC5", "#B0BEC5", "#B0BEC5", "#B0BEC5"]]}], "label": "Topic 40", "method": "update"}, {"args": [{"marker.color": [["#B0BEC5", "#B0BEC5", "#B0BEC5", "#B0BEC5", "#B0BEC5", "#B0BEC5", "#B0BEC5", "#B0BEC5", "#B0BEC5", "#B0BEC5", "#B0BEC5", "#B0BEC5", "#B0BEC5", "#B0BEC5", "#B0BEC5", "#B0BEC5", "#B0BEC5", "#B0BEC5", "#B0BEC5", "#B0BEC5", "#B0BEC5", "#B0BEC5", "#B0BEC5", "#B0BEC5", "#B0BEC5", "#B0BEC5", "#B0BEC5", "#B0BEC5", "#B0BEC5", "#B0BEC5", "#B0BEC5", "#B0BEC5", "#B0BEC5", "#B0BEC5", "#B0BEC5", "#B0BEC5", "#B0BEC5", "#B0BEC5", "#B0BEC5", "#B0BEC5", "#B0BEC5", "red", "#B0BEC5", "#B0BEC5", "#B0BEC5", "#B0BEC5"]]}], "label": "Topic 41", "method": "update"}, {"args": [{"marker.color": [["#B0BEC5", "#B0BEC5", "#B0BEC5", "#B0BEC5", "#B0BEC5", "#B0BEC5", "#B0BEC5", "#B0BEC5", "#B0BEC5", "#B0BEC5", "#B0BEC5", "#B0BEC5", "#B0BEC5", "#B0BEC5", "#B0BEC5", "#B0BEC5", "#B0BEC5", "#B0BEC5", "#B0BEC5", "#B0BEC5", "#B0BEC5", "#B0BEC5", "#B0BEC5", "#B0BEC5", "#B0BEC5", "#B0BEC5", "#B0BEC5", "#B0BEC5", "#B0BEC5", "#B0BEC5", "#B0BEC5", "#B0BEC5", "#B0BEC5", "#B0BEC5", "#B0BEC5", "#B0BEC5", "#B0BEC5", "#B0BEC5", "#B0BEC5", "#B0BEC5", "#B0BEC5", "#B0BEC5", "red", "#B0BEC5", "#B0BEC5", "#B0BEC5"]]}], "label": "Topic 42", "method": "update"}, {"args": [{"marker.color": [["#B0BEC5", "#B0BEC5", "#B0BEC5", "#B0BEC5", "#B0BEC5", "#B0BEC5", "#B0BEC5", "#B0BEC5", "#B0BEC5", "#B0BEC5", "#B0BEC5", "#B0BEC5", "#B0BEC5", "#B0BEC5", "#B0BEC5", "#B0BEC5", "#B0BEC5", "#B0BEC5", "#B0BEC5", "#B0BEC5", "#B0BEC5", "#B0BEC5", "#B0BEC5", "#B0BEC5", "#B0BEC5", "#B0BEC5", "#B0BEC5", "#B0BEC5", "#B0BEC5", "#B0BEC5", "#B0BEC5", "#B0BEC5", "#B0BEC5", "#B0BEC5", "#B0BEC5", "#B0BEC5", "#B0BEC5", "#B0BEC5", "#B0BEC5", "#B0BEC5", "#B0BEC5", "#B0BEC5", "#B0BEC5", "red", "#B0BEC5", "#B0BEC5"]]}], "label": "Topic 43", "method": "update"}, {"args": [{"marker.color": [["#B0BEC5", "#B0BEC5", "#B0BEC5", "#B0BEC5", "#B0BEC5", "#B0BEC5", "#B0BEC5", "#B0BEC5", "#B0BEC5", "#B0BEC5", "#B0BEC5", "#B0BEC5", "#B0BEC5", "#B0BEC5", "#B0BEC5", "#B0BEC5", "#B0BEC5", "#B0BEC5", "#B0BEC5", "#B0BEC5", "#B0BEC5", "#B0BEC5", "#B0BEC5", "#B0BEC5", "#B0BEC5", "#B0BEC5", "#B0BEC5", "#B0BEC5", "#B0BEC5", "#B0BEC5", "#B0BEC5", "#B0BEC5", "#B0BEC5", "#B0BEC5", "#B0BEC5", "#B0BEC5", "#B0BEC5", "#B0BEC5", "#B0BEC5", "#B0BEC5", "#B0BEC5", "#B0BEC5", "#B0BEC5", "#B0BEC5", "red", "#B0BEC5"]]}], "label": "Topic 44", "method": "update"}, {"args": [{"marker.color": [["#B0BEC5", "#B0BEC5", "#B0BEC5", "#B0BEC5", "#B0BEC5", "#B0BEC5", "#B0BEC5", "#B0BEC5", "#B0BEC5", "#B0BEC5", "#B0BEC5", "#B0BEC5", "#B0BEC5", "#B0BEC5", "#B0BEC5", "#B0BEC5", "#B0BEC5", "#B0BEC5", "#B0BEC5", "#B0BEC5", "#B0BEC5", "#B0BEC5", "#B0BEC5", "#B0BEC5", "#B0BEC5", "#B0BEC5", "#B0BEC5", "#B0BEC5", "#B0BEC5", "#B0BEC5", "#B0BEC5", "#B0BEC5", "#B0BEC5", "#B0BEC5", "#B0BEC5", "#B0BEC5", "#B0BEC5", "#B0BEC5", "#B0BEC5", "#B0BEC5", "#B0BEC5", "#B0BEC5", "#B0BEC5", "#B0BEC5", "#B0BEC5", "red"]]}], "label": "Topic 45", "method": "update"}]}], "title": {"font": {"color": "Black", "size": 22}, "text": "<b>Intertopic Distance Map", "x": 0.5, "xanchor": "center", "y": 0.95, "yanchor": "top"}, "width": 650, "xaxis": {"anchor": "y", "domain": [0, 1], "range": [-9.883, 19.9], "title": {"text": ""}, "visible": false}, "yaxis": {"anchor": "x", "domain": [0, 1], "range": [-5.509, 23.87], "title": {"text": ""}, "visible": false}}}
